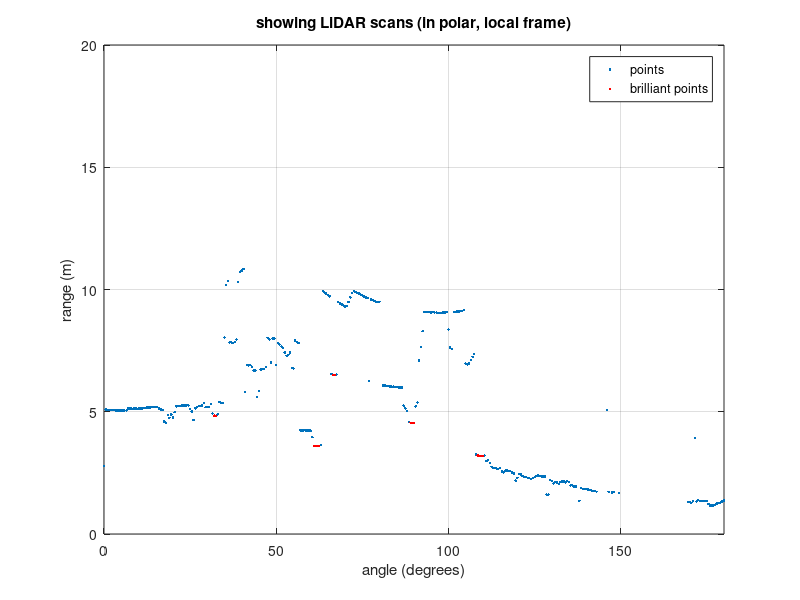

Source code (MATLAB):

% ---------------------------------------------------------------------
% MTRN4010/2021.T1

% Example program, showing how to read the measurements, from the data file.
% by Jose Guivant. MTRN4010.

% You can modify this example, for solving some parts of the projects.

function ShowData2021_Example2()


%Here, we load the data
Data=load('Measurements_AAS01.mat');  Data=Data.A; 

    % Here, we create a figure in which we will show the LiDAR scans, soon.
    angleScan = [0:360]/2;
    
    [r,~]=GetRangeAndIntensityFromRawScan(Data.scans(:,1));
    figure(2) ; clf(); hL=plot(angleScan,r,'.') ;  zoom on; grid on;
    title('showing LiDAR scans (in polar, local frame)');  ylabel('range (m)'); xlabel('angle (degrees)'); axis([0,180,0,20]); 

    hold on; hL2=plot(0,0,'.r');  % for showing brillant points, later.
    legend({'points','brilliant points'});
    
    i0=15000;
    % you should start at i0=1 o close.
    
    X = [0;0;pi/2] ;                        % initial pose. You will need it.
    t0=0.0001*double(Data.t(i0));      % initial time.  
    
    L=Data.L;       %number of samples in this dataset.
    
    
    i0=i0+1;
    for i=i0:L
        t=0.0001*double(Data.t(i));
        m = Data.Z(:,i);            % data, related to sample-i
        
        NewSpeed = double(m(1))*0.001;          % speed in m/s
        NewAngRate= double(m(2))*0.01;          % rate in deg/sec 
        % However, you decide the engineering units you want to use.
        fprintf('(%d) measured speed [%.2f]m/s, heading rate=[%.2f]deg/sec\n',i,NewSpeed,NewAngRate);
        
        indexScan = m(3);  
        
        dt = t-t0; t0=t;
        
        %here you could/should/may use a kinematic model, for the small horizon dt.
        % So you keep estimating the state vector X.
        % X(t+dt) = F( X(t), inputs(t),..)        
            
        
        % Now, if there is a LiDAR scan at this time?
        if (indexScan>1)
            
            %extract ranges and intensities, of the 361 "pixels"
            [r,I]=GetRangeAndIntensityFromRawScan(Data.scans(:, indexScan ));
            
            ProcessLiDAR(r,I,X );   %here you may process the LiDAR
            %data.  variable "X" is the current pose of the platform
            %(assuming you keep estimating it). If your procesing of the
            %LiDAR data does require it.

            % if we want to show it, ...
            set(hL,'ydata',r);
            % which points do have intensity>0??
            ii=find(I>0); set(hL2,'xdata',angleScan(ii),'ydata',r(ii));
            
            pause(0.04);  % short pause, just to see some animation, more slowly.You may change this.
            
        end
    end
end 

% -------------------------------------------------------

% Function for parsing the binary scan; extracting ranges and intensities of reflections.
function [r,I]=GetRangeAndIntensityFromRawScan(scan)
    r = 0.01*single(bitand(scan,8191));
    I= bitshift(scan,-13);      
    % bits [0:12] are range, bits [13:15] intensity
end


function ProcessLiDAR( r, I , X )
        % Whatever you want/need to do, can be done here.
end
% ---------------------------------------------------------------------

% --- END of example.
% Questions: ask the lecturer : j.guivant@unsw.edu.au
% or ask the demonstrators.

% ---------------------------------------------------------------------


